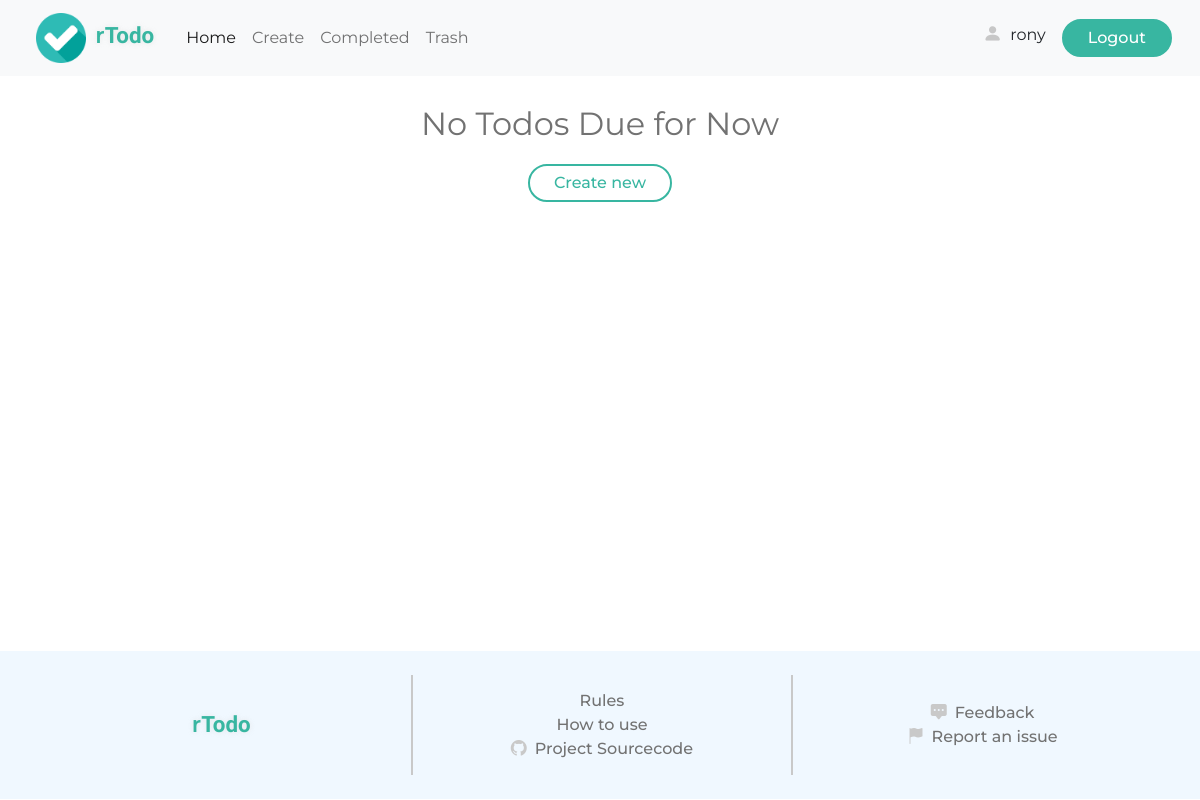
Before: /todos/ (signed in) with the older database file.
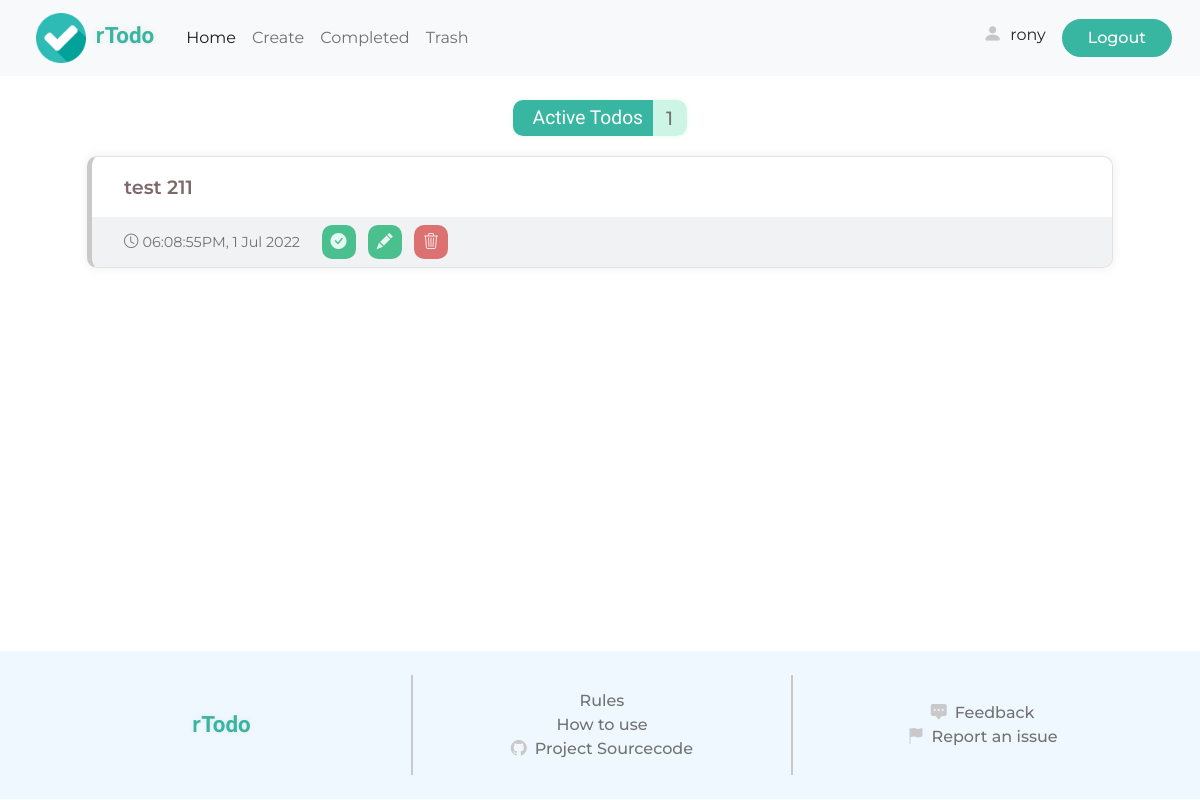
After: the same page with the newer database file.
### todo/models.py (models this page shows, shortened)
class Todo(models.Model):
    user = models.ForeignKey(User, on_delete=models.CASCADE)
    title = models.CharField(max_length=100)
    description = models.CharField(max_length=250, blank=True, null=True)
    added = models.DateTimeField(auto_now_add=True)
    completed = models.DateTimeField(blank=True, null=True)
    important = models.BooleanField(default=False)
    complete = models.BooleanField(default=False)
    trashed = models.BooleanField(default=False)
    @property
    def get_class(self):
        if self.important:
            return "todo important"
        else:
            return "todo"

### todo/views.py (the view)
# urls.py: path('todos/', views.current_todo, name="todos"),
@login_required
def current_todo(request):
    context = {}
    todos = Todo.objects.filter(user=request.user, complete=False, trashed=False).order_by('-added')
    context['todos'] = todos
    context['username'] = request.user.username
    context['num_todos'] = len(todos)
    return render(request, 'todo/current.html', context=context)

### todo/templates/todo/current.html (shortened to what this page needs)
<!DOCTYPE html>
<html lang="en">
<head> {% load static %}
    <link href="https://cdn.jsdelivr.net/npm/bootstrap@5.2.0-beta1/dist/css/bootstrap.min.css" rel="stylesheet">
    <link rel="stylesheet" href="https://cdn.jsdelivr.net/npm/bootstrap-icons@1.8.3/font/bootstrap-icons.css">
    <link rel="stylesheet" href="{% static 'styles/style.css' %}">
</head>
<body>
    <header>
        <nav class="navbar navbar-expand-md bg-light">
            <div class="container-fluid">
              <a class="navbar-brand d-block ms-4 me-4" href="{% url 'home' %}">
                  <img src="{% static 'images/checked.png' %}" alt="">
                  <span class="site-title ms-1"> <span class="r">r</span>Todo</span>
              </a>
              <div class="collapse navbar-collapse" id="navbarSupportedContent">
                <ul class="navbar-nav me-auto mb-2 mb-lg-0">
                  <li class="nav-item">
                    <a class="nav-link active" aria-current="page" href="{% url 'todos' %}">Home</a>
                  </li>
                  <li class="nav-item">
                    <a class="nav-link" href="{% url 'create' %}">Create</a>
                  </li>
                  <li class="nav-item">
                    <a class="nav-link" href="{% url 'completed' %}">Completed</a>
                  </li>
                  <li class="nav-item">
                    <a class="nav-link" href="{% url 'trashed' %}">Trash</a>
                  </li>
                </ul>
                <div class="d-flex account me-3">
                    <div class="profile me-3">
                        <i class="bi bi-person-fill me-1"></i>
                        <a href="{% url 'stats' %}">{{ username }}</a>
                    </div>
                    <form action="{% url 'logout' %}">
                        <input type="submit" value="Logout" class="btn-1">
                    </form>
                </div>
              </div>
            </div>
        </nav>
    </header>
    <div class="main-container">
      {% if todos %}
      <div class="active-info" id="active-info">
        <div class="info-container">
          <div class="label">Active Todos</div>
          <div class="value" id="todo_nums">{{ num_todos }}</div>
        </div>
      </div>
      <div class="todo-container " id="todo-container">
        {% for todo in todos %}
        <div class="{{ todo.get_class }}" id="todo-{{ todo.id }}">
          <div class="detail">
            <div class="title">{{ todo.title }}</div>
          </div>
          <div class="bottom">
            <div class="added">
              <i class="bi bi-clock me-1"></i><span>{{ todo.added|date:"h:i:sA, j M o" }}</span>
            </div>
            <div class="action">
              <button data-id="{{ todo.id }}" class="action-btn complete"><i class="bi bi-check-circle-fill"></i></button>
              <button data-id="{{ todo.id }}" class="action-btn edit"><i class="bi bi-pencil-fill"></i></button>
              <button data-id="{{ todo.id }}" class="action-btn delete"><i class="bi bi-trash3"></i></button>
            </div>
          </div>
        </div>
        {% endfor %}
      </div>
      {% else %}
      <div class="no-todos">
        <div class="info">
          <p>No Todos Due for Now</p>
          <a href="{% url 'create' %}" class="link-btn">Create new</a>
        </div>
      </div>
      {% endif %}
    </div>
    <footer>
        <div class="upper">
            <div class="col-1">
                <div class="site-title">
                    <span class="r">r</span>Todo
                </div>
            </div>
            <div class="vl"></div>
            <div class="col-2">
                <a href="{% url 'rules' %}">Rules</a>
                <a href="{% url 'usermanual' %}">How to use</a>
                <a href="{% url 'sourcecode' %}"><i class="bi bi-github"></i>Project Sourcecode</a>
            </div>
            <div class="vl"></div>
            <div class="col-3">
                <a href="{% url 'feedback' %}"><i class="bi bi-chat-square-dots-fill"></i>Feedback</a>
                <a href="{% url 'report' %}"><i class="bi bi-flag-fill"></i>Report an issue</a>
            </div>
        </div>
    </footer>
</body>
</html>

Changed rows visible on the page:
added Todo: title "test 211", added "06:08:55PM, 1 Jul 2022"
Other visible differences:
{{ num_todos }}: (not shown) → "1"
text no longer shown: "No Todos Due for Now Create new"
text now shown: "Active Todos"
